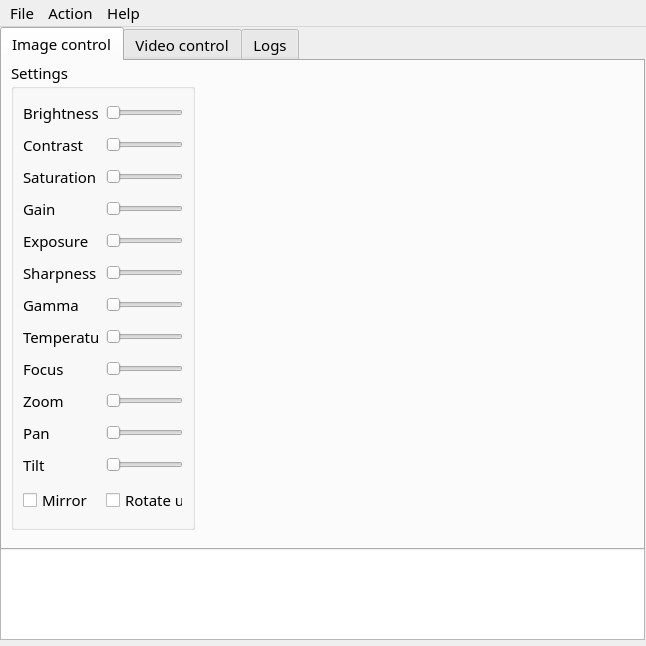
<?xml version="1.0" encoding="UTF-8"?>
<ui version="4.0">
 <author>cobaohieu</author>
 <class>mainWindow</class>
 <widget class="QMainWindow" name="mainWindow">
  <property name="windowModality">
   <enum>Qt::NonModal</enum>
  </property>
  <property name="enabled">
   <bool>true</bool>
  </property>
  <property name="geometry">
   <rect>
    <x>0</x>
    <y>0</y>
    <width>646</width>
    <height>646</height>
   </rect>
  </property>
  <property name="focusPolicy">
   <enum>Qt::NoFocus</enum>
  </property>
  <property name="windowTitle">
   <string>Pixy Camera Control (2020)</string>
  </property>
  <property name="locale">
   <locale language="English" country="UnitedStates"/>
  </property>
  <widget class="QWidget" name="centralwidget">
   <widget class="QPlainTextEdit" name="plainTextEdit">
    <property name="enabled">
     <bool>true</bool>
    </property>
    <property name="geometry">
     <rect>
      <x>0</x>
      <y>520</y>
      <width>645</width>
      <height>93</height>
     </rect>
    </property>
    <property name="maximumSize">
     <size>
      <width>16777215</width>
      <height>108</height>
     </size>
    </property>
    <property name="sizeIncrement">
     <size>
      <width>649</width>
      <height>108</height>
     </size>
    </property>
    <property name="font">
     <font>
      <family>Umpush</family>
      <pointsize>11</pointsize>
     </font>
    </property>
    <property name="readOnly">
     <bool>true</bool>
    </property>
   </widget>
   <widget class="QTabWidget" name="tabConfig">
    <property name="geometry">
     <rect>
      <x>0</x>
      <y>0</y>
      <width>645</width>
      <height>523</height>
     </rect>
    </property>
    <property name="font">
     <font>
      <family>Umpush</family>
      <pointsize>11</pointsize>
     </font>
    </property>
    <property name="currentIndex">
     <number>0</number>
    </property>
    <widget class="QWidget" name="imageTab">
     <property name="font">
      <font>
       <family>Umpush</family>
       <pointsize>11</pointsize>
       <italic>false</italic>
      </font>
     </property>
     <attribute name="title">
      <string>Image control</string>
     </attribute>
     <widget class="QGroupBox" name="image_grpbx">
      <property name="geometry">
       <rect>
        <x>9</x>
        <y>0</y>
        <width>184</width>
        <height>469</height>
       </rect>
      </property>
      <property name="title">
       <string>Settings</string>
      </property>
      <layout class="QGridLayout" name="gridLayout">
       <item row="0" column="0">
        <widget class="QLabel" name="lbl_image_brightness">
         <property name="font">
          <font>
           <family>Umpush</family>
           <pointsize>11</pointsize>
           <weight>50</weight>
           <italic>false</italic>
           <bold>false</bold>
          </font>
         </property>
         <property name="text">
          <string>Brightness</string>
         </property>
        </widget>
       </item>
       <item row="0" column="1">
        <widget class="QSlider" name="horSlider_image_birghtness">
         <property name="maximum">
          <number>255</number>
         </property>
         <property name="orientation">
          <enum>Qt::Horizontal</enum>
         </property>
        </widget>
       </item>
       <item row="1" column="0">
        <widget class="QLabel" name="lbl_image_contrast">
         <property name="font">
          <font>
           <family>Umpush</family>
           <pointsize>11</pointsize>
           <italic>false</italic>
          </font>
         </property>
         <property name="text">
          <string>Contrast</string>
         </property>
        </widget>
       </item>
       <item row="1" column="1">
        <widget class="QSlider" name="horSlider_constrast">
         <property name="maximum">
          <number>255</number>
         </property>
         <property name="orientation">
          <enum>Qt::Horizontal</enum>
         </property>
        </widget>
       </item>
       <item row="2" column="0">
        <widget class="QLabel" name="lbl_image_saturation">
         <property name="font">
          <font>
           <family>Umpush</family>
           <pointsize>11</pointsize>
           <italic>false</italic>
          </font>
         </property>
         <property name="text">
          <string>Saturation</string>
         </property>
        </widget>
       </item>
       <item row="2" column="1">
        <widget class="QSlider" name="horSlider_image_staturation">
         <property name="maximum">
          <number>255</number>
         </property>
         <property name="orientation">
          <enum>Qt::Horizontal</enum>
         </property>
        </widget>
       </item>
       <item row="3" column="0">
        <widget class="QLabel" name="lbl_image_gain">
         <property name="font">
          <font>
           <family>Umpush</family>
           <pointsize>11</pointsize>
           <italic>false</italic>
          </font>
         </property>
         <property name="text">
          <string>Gain</string>
         </property>
        </widget>
       </item>
       <item row="3" column="1">
        <widget class="QSlider" name="horSlider_image_gain">
         <property name="maximum">
          <number>255</number>
         </property>
         <property name="orientation">
          <enum>Qt::Horizontal</enum>
         </property>
        </widget>
       </item>
       <item row="4" column="0">
        <widget class="QLabel" name="lbl_image_exposure">
         <property name="font">
          <font>
           <family>Umpush</family>
           <pointsize>11</pointsize>
           <italic>false</italic>
          </font>
         </property>
         <property name="text">
          <string>Exposure</string>
         </property>
        </widget>
       </item>
       <item row="4" column="1">
        <widget class="QSlider" name="horSlider_image_exposure">
         <property name="maximum">
          <number>255</number>
         </property>
         <property name="orientation">
          <enum>Qt::Horizontal</enum>
         </property>
        </widget>
       </item>
       <item row="5" column="0">
        <widget class="QLabel" name="lbl_image_sharpness">
         <property name="font">
          <font>
           <family>Umpush</family>
           <pointsize>11</pointsize>
           <italic>false</italic>
          </font>
         </property>
         <property name="text">
          <string>Sharpness</string>
         </property>
        </widget>
       </item>
       <item row="5" column="1">
        <widget class="QSlider" name="horSlider_image_sharpness">
         <property name="maximum">
          <number>255</number>
         </property>
         <property name="orientation">
          <enum>Qt::Horizontal</enum>
         </property>
        </widget>
       </item>
       <item row="6" column="0">
        <widget class="QLabel" name="lbl_image_gamma">
         <property name="font">
          <font>
           <family>Umpush</family>
           <pointsize>11</pointsize>
           <italic>false</italic>
          </font>
         </property>
         <property name="text">
          <string>Gamma</string>
         </property>
        </widget>
       </item>
       <item row="6" column="1">
        <widget class="QSlider" name="horSlider_image_gamma">
         <property name="maximum">
          <number>255</number>
         </property>
         <property name="orientation">
          <enum>Qt::Horizontal</enum>
         </property>
        </widget>
       </item>
       <item row="7" column="0">
        <widget class="QLabel" name="lbl_image_temperature">
         <property name="font">
          <font>
           <family>Umpush</family>
           <pointsize>11</pointsize>
           <italic>false</italic>
          </font>
         </property>
         <property name="text">
          <string>Temperature</string>
         </property>
        </widget>
       </item>
       <item row="7" column="1">
        <widget class="QSlider" name="horSlider_image_temperature">
         <property name="maximum">
          <number>255</number>
         </property>
         <property name="orientation">
          <enum>Qt::Horizontal</enum>
         </property>
        </widget>
       </item>
       <item row="8" column="0">
        <widget class="QLabel" name="lbl_image_focus">
         <property name="font">
          <font>
           <family>Umpush</family>
           <pointsize>11</pointsize>
           <weight>50</weight>
           <italic>false</italic>
           <bold>false</bold>
          </font>
         </property>
         <property name="text">
          <string>Focus</string>
         </property>
        </widget>
       </item>
       <item row="8" column="1">
        <widget class="QSlider" name="horSlide_image_focus">
         <property name="maximum">
          <number>255</number>
         </property>
         <property name="orientation">
          <enum>Qt::Horizontal</enum>
         </property>
        </widget>
       </item>
       <item row="9" column="0">
        <widget class="QLabel" name="lbl_image_zoom">
         <property name="font">
          <font>
           <family>Umpush</family>
           <pointsize>11</pointsize>
           <italic>false</italic>
          </font>
         </property>
         <property name="text">
          <string>Zoom</string>
         </property>
        </widget>
       </item>
       <item row="9" column="1">
        <widget class="QSlider" name="horSlider_image_zoom">
         <property name="maximum">
          <number>255</number>
         </property>
         <property name="orientation">
          <enum>Qt::Horizontal</enum>
         </property>
        </widget>
       </item>
       <item row="10" column="0">
        <widget class="QLabel" name="lbl_image_pan">
         <property name="font">
          <font>
           <family>Umpush</family>
           <pointsize>11</pointsize>
           <italic>false</italic>
          </font>
         </property>
         <property name="text">
          <string>Pan</string>
         </property>
        </widget>
       </item>
       <item row="10" column="1">
        <widget class="QSlider" name="horSlider_image_pan">
         <property name="maximum">
          <number>255</number>
         </property>
         <property name="orientation">
          <enum>Qt::Horizontal</enum>
         </property>
        </widget>
       </item>
       <item row="11" column="0">
        <widget class="QLabel" name="lbl_image_tilt">
         <property name="font">
          <font>
           <family>Umpush</family>
           <pointsize>11</pointsize>
           <italic>false</italic>
          </font>
         </property>
         <property name="text">
          <string>Tilt</string>
         </property>
        </widget>
       </item>
       <item row="11" column="1">
        <widget class="QSlider" name="horSlider_image_tilt">
         <property name="maximum">
          <number>255</number>
         </property>
         <property name="orientation">
          <enum>Qt::Horizontal</enum>
         </property>
        </widget>
       </item>
       <item row="12" column="0">
        <widget class="QCheckBox" name="ckb_image_mirror">
         <property name="font">
          <font>
           <family>Umpush</family>
           <pointsize>11</pointsize>
           <italic>false</italic>
          </font>
         </property>
         <property name="text">
          <string>Mirror</string>
         </property>
        </widget>
       </item>
       <item row="12" column="1">
        <widget class="QCheckBox" name="ckb_image_rotateup">
         <property name="font">
          <font>
           <family>Umpush</family>
           <pointsize>11</pointsize>
           <italic>false</italic>
          </font>
         </property>
         <property name="text">
          <string>Rotate up</string>
         </property>
        </widget>
       </item>
      </layout>
     </widget>
    </widget>
    <widget class="QWidget" name="videoTab">
     <attribute name="title">
      <string>Video control</string>
     </attribute>
     <widget class="QGroupBox" name="video_grpbx">
      <property name="geometry">
       <rect>
        <x>9</x>
        <y>0</y>
        <width>185</width>
        <height>277</height>
       </rect>
      </property>
      <property name="title">
       <string>Settings</string>
      </property>
      <layout class="QGridLayout" name="gridLayout_2">
       <item row="0" column="0">
        <widget class="QCheckBox" name="ckb_video_mirror">
         <property name="font">
          <font>
           <family>Umpush</family>
           <pointsize>11</pointsize>
           <italic>false</italic>
          </font>
         </property>
         <property name="text">
          <string>Mirror</string>
         </property>
        </widget>
       </item>
       <item row="1" column="0">
        <widget class="QCheckBox" name="ckb_video_invert">
         <property name="font">
          <font>
           <family>Umpush</family>
           <pointsize>11</pointsize>
           <italic>false</italic>
          </font>
         </property>
         <property name="text">
          <string>Invert</string>
         </property>
        </widget>
       </item>
       <item row="2" column="0">
        <widget class="QCheckBox" name="ckb_video_blur">
         <property name="font">
          <font>
           <family>Umpush</family>
           <pointsize>11</pointsize>
           <italic>false</italic>
          </font>
         </property>
         <property name="text">
          <string>Blur</string>
         </property>
        </widget>
       </item>
       <item row="3" column="0">
        <widget class="QCheckBox" name="ckb_video_rotateup">
         <property name="font">
          <font>
           <family>Umpush</family>
           <pointsize>11</pointsize>
           <italic>false</italic>
          </font>
         </property>
         <property name="text">
          <string>Rotate up</string>
         </property>
        </widget>
       </item>
       <item row="4" column="0">
        <widget class="QCheckBox" name="ckb_video_mono">
         <property name="font">
          <font>
           <family>Umpush</family>
           <pointsize>11</pointsize>
           <italic>false</italic>
          </font>
         </property>
         <property name="text">
          <string>Mono</string>
         </property>
        </widget>
       </item>
       <item row="5" column="0">
        <widget class="QComboBox" name="cbb_video_framerate">
         <property name="font">
          <font>
           <family>Umpush</family>
           <pointsize>11</pointsize>
          </font>
         </property>
         <property name="currentText">
          <string/>
         </property>
        </widget>
       </item>
       <item row="5" column="1">
        <widget class="QComboBox" name="cbb_video_resolution">
         <property name="font">
          <font>
           <family>Umpush</family>
           <pointsize>11</pointsize>
          </font>
         </property>
        </widget>
       </item>
      </layout>
     </widget>
    </widget>
    <widget class="QWidget" name="logTab">
     <attribute name="title">
      <string>Logs</string>
     </attribute>
     <widget class="QLabel" name="imgLabel">
      <property name="geometry">
       <rect>
        <x>0</x>
        <y>0</y>
        <width>640</width>
        <height>480</height>
       </rect>
      </property>
      <property name="sizeIncrement">
       <size>
        <width>0</width>
        <height>0</height>
       </size>
      </property>
      <property name="frameShape">
       <enum>QFrame::Box</enum>
      </property>
      <property name="frameShadow">
       <enum>QFrame::Raised</enum>
      </property>
      <property name="lineWidth">
       <number>1</number>
      </property>
      <property name="text">
       <string/>
      </property>
      <property name="textFormat">
       <enum>Qt::AutoText</enum>
      </property>
     </widget>
    </widget>
   </widget>
  </widget>
  <widget class="QMenuBar" name="menuBar">
   <property name="geometry">
    <rect>
     <x>0</x>
     <y>0</y>
     <width>646</width>
     <height>32</height>
    </rect>
   </property>
   <property name="font">
    <font>
     <family>Umpush</family>
     <pointsize>11</pointsize>
    </font>
   </property>
   <widget class="QMenu" name="menuFile">
    <property name="title">
     <string>File</string>
    </property>
    <addaction name="separator"/>
    <addaction name="separator"/>
    <addaction name="separator"/>
    <addaction name="actionSave_Image"/>
    <addaction name="actionSave_Video"/>
    <addaction name="actionSave_profile"/>
    <addaction name="actionLoad_profile"/>
    <addaction name="actionRestore_default_profile"/>
    <addaction name="actionExit"/>
   </widget>
   <widget class="QMenu" name="menuAction">
    <property name="title">
     <string>Action</string>
    </property>
    <addaction name="actionRun_Stop"/>
    <addaction name="actionDetect_Color"/>
    <addaction name="actionDetect_Face"/>
    <addaction name="actionDetect_Object"/>
    <addaction name="actionGet_Fps"/>
    <addaction name="actionScan_Code"/>
   </widget>
   <widget class="QMenu" name="menuHelp">
    <property name="title">
     <string>Help</string>
    </property>
    <addaction name="separator"/>
    <addaction name="separator"/>
    <addaction name="actionHelp"/>
    <addaction name="actionAbout"/>
   </widget>
   <addaction name="menuFile"/>
   <addaction name="menuAction"/>
   <addaction name="menuHelp"/>
  </widget>
  <action name="actionHelp">
   <property name="text">
    <string>Help</string>
   </property>
   <property name="font">
    <font>
     <family>Umpush</family>
     <pointsize>11</pointsize>
    </font>
   </property>
  </action>
  <action name="actionAbout">
   <property name="text">
    <string>About</string>
   </property>
   <property name="font">
    <font>
     <family>Umpush</family>
     <pointsize>11</pointsize>
    </font>
   </property>
  </action>
  <action name="actionRun_Stop">
   <property name="text">
    <string>Start/Stop</string>
   </property>
   <property name="font">
    <font>
     <family>Umpush</family>
     <pointsize>11</pointsize>
     <italic>false</italic>
    </font>
   </property>
  </action>
  <action name="actionDetect_Face">
   <property name="text">
    <string>Detect Face</string>
   </property>
   <property name="font">
    <font>
     <family>Umpush</family>
     <pointsize>11</pointsize>
     <italic>false</italic>
    </font>
   </property>
  </action>
  <action name="actionScan_Code">
   <property name="text">
    <string>Scan code</string>
   </property>
   <property name="font">
    <font>
     <family>Umpush</family>
     <pointsize>11</pointsize>
     <italic>false</italic>
    </font>
   </property>
  </action>
  <action name="actionDetect_Color">
   <property name="text">
    <string>Detect color </string>
   </property>
   <property name="font">
    <font>
     <family>Umpush</family>
     <pointsize>11</pointsize>
     <italic>false</italic>
    </font>
   </property>
  </action>
  <action name="actionSave_profile">
   <property name="text">
    <string>Save profile</string>
   </property>
   <property name="font">
    <font>
     <family>Umpush</family>
     <pointsize>11</pointsize>
    </font>
   </property>
  </action>
  <action name="actionConfigure">
   <property name="text">
    <string>Configure</string>
   </property>
   <property name="font">
    <font>
     <family>Umpush</family>
     <pointsize>11</pointsize>
    </font>
   </property>
  </action>
  <action name="actionLoad_profile">
   <property name="text">
    <string>Load profile</string>
   </property>
   <property name="font">
    <font>
     <family>Umpush</family>
     <pointsize>11</pointsize>
    </font>
   </property>
  </action>
  <action name="actionExit">
   <property name="text">
    <string>Exit</string>
   </property>
   <property name="font">
    <font>
     <family>Umpush</family>
     <pointsize>11</pointsize>
    </font>
   </property>
  </action>
  <action name="actionGet_Fps">
   <property name="text">
    <string>Get FPS</string>
   </property>
   <property name="font">
    <font>
     <family>Umpush</family>
     <pointsize>11</pointsize>
     <italic>false</italic>
    </font>
   </property>
  </action>
  <action name="actionSave_Image">
   <property name="text">
    <string>Save Image</string>
   </property>
   <property name="font">
    <font>
     <family>Umpush</family>
     <pointsize>11</pointsize>
    </font>
   </property>
  </action>
  <action name="actionRestore_default_profile">
   <property name="text">
    <string>Restore default profile</string>
   </property>
   <property name="iconText">
    <string>Restore default profile</string>
   </property>
   <property name="toolTip">
    <string>Restore default profile</string>
   </property>
   <property name="font">
    <font>
     <family>Umpush</family>
     <pointsize>11</pointsize>
    </font>
   </property>
  </action>
  <action name="actionSave_Video">
   <property name="text">
    <string>Save Video</string>
   </property>
   <property name="font">
    <font>
     <family>Umpush</family>
     <pointsize>11</pointsize>
    </font>
   </property>
  </action>
  <action name="actionDetect_Object">
   <property name="text">
    <string>Detect Object</string>
   </property>
   <property name="font">
    <font>
     <family>Umpush</family>
     <pointsize>11</pointsize>
    </font>
   </property>
  </action>
 </widget>
 <resources/>
 <connections/>
</ui>
